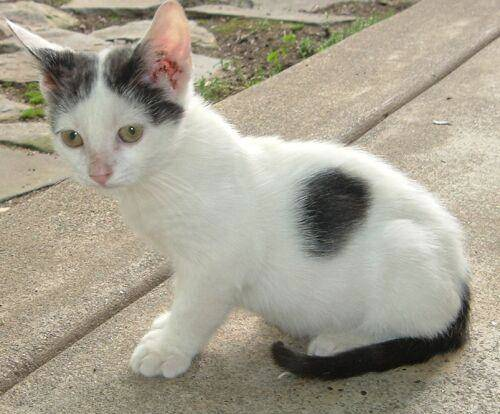
#> input picture 资料/cat.jpg, 500 x 414 px, found by its file name
$ jupyter execute '1.直方图.ipynb'
#> lines starting #> are read from the running program, lines starting #| are printed output that depends on the picture
[cell 1]
import matplotlib.pyplot as plt
import cv2 as cv

[cell 2]
img=cv.imread('/Users/lixuecheng/Downloads/OpenCV/代码+资料/第2-7章notebook课件/图像操作/cat.jpg',0)
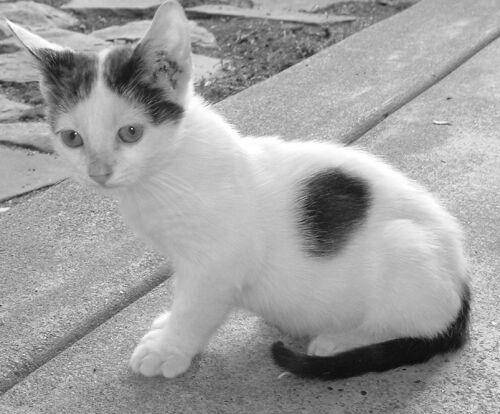
#> img: shape (414, 500); min 0, max 255, mean 159.9

'''
cv.calcHist([img],[0],None,[256],[0,256])
[img]代表原图像
[0]表示色彩通道
None表示对整个区域进行绘制直方图
[256]代表BIN的数目
[0,256]代表像素值的范围
'''
hinst=cv.calcHist([img],[0],None,[256],[0,256])
#> hinst = 256 values, max 3659 at index 179, min 0 at index 1, mean 808.6
plt.figure(dpi=100)
#plt.hist()：直方图，一种特殊的柱状图。
plt.hist(img.ravel(),256)
plt.show()
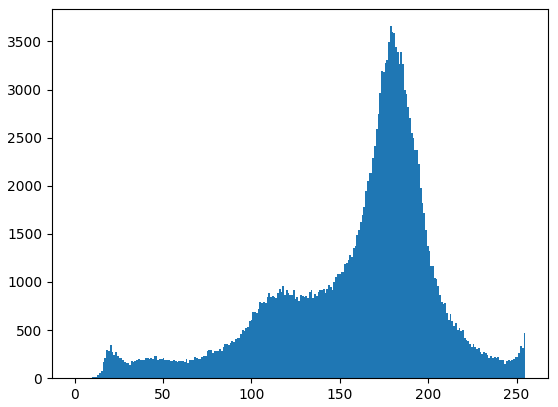
#> figure drawn by matplotlib, 1 panel; tallest bar 3659 high, from x = 178.3 to 179.3

[cell 3]
#显示多色值要使用原来的彩色图像
img_orign=cv.imread('/Users/lixuecheng/Downloads/OpenCV/代码+资料/第2-7章notebook课件/图像操作/cat.jpg')
#> img_orign is the input picture: shape (414, 500, 3); mean B, G, R 144.3, 159.9, 165.9
color=('b','g','r')

#enumerate() 函数用于将一个可遍历的数据对象
for i,col in enumerate(color):
    hinst=cv.calcHist([img_orign],[i],None,[255],[0,256])
    plt.plot(hinst,color=col)
    plt.xlim([0,256])#限制x轴的范围为0-256
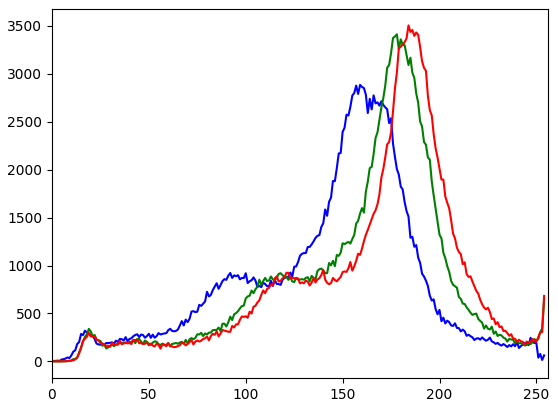
#> figure drawn by matplotlib, 1 panel; curve peaks at x = 159, y = 2884; curve peaks at x = 178, y = 3412; curve peaks at x = 184, y = 3505

$ run again, with 资料/clahe.jpg copied over 资料/cat.jpg
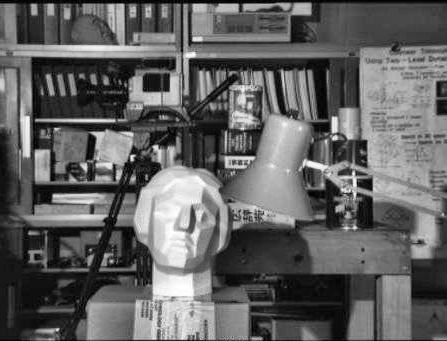
#> input picture 资料/clahe.jpg, 447 x 341 px, found by its file name
#> img is the input picture: shape (341, 447); min 0, max 255, mean 97.8
#> hinst = 256 values, max 1584 at index 23, min 45 at index 253, mean 595.4
#> `plt.show()`:
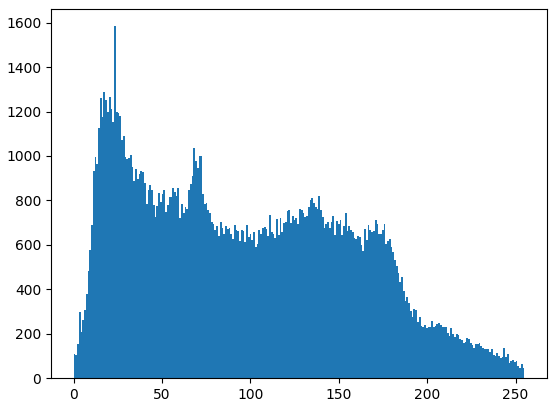
#> figure drawn by matplotlib, 1 panel; tallest bar 1584 high, from x = 22.91 to 23.91
#> `[cell 3] #显示多色值要使用原来的彩色图像 img_orign=cv.imread('/Users/lixuecheng/Downl..`:
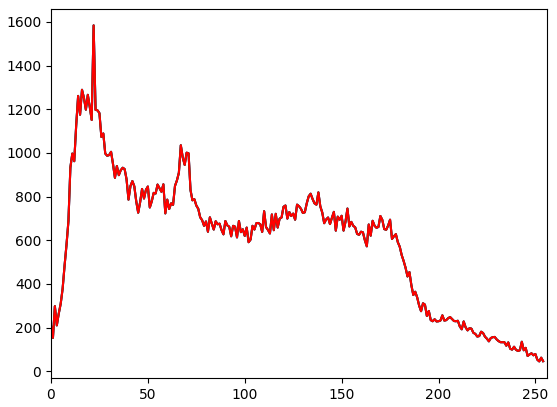
#> figure drawn by matplotlib, 1 panel; curve peaks at x = 22, y = 1584; curve peaks at x = 22, y = 1584; curve peaks at x = 22, y = 1584

$ run again, with 资料/dog.jpg copied over 资料/cat.jpg
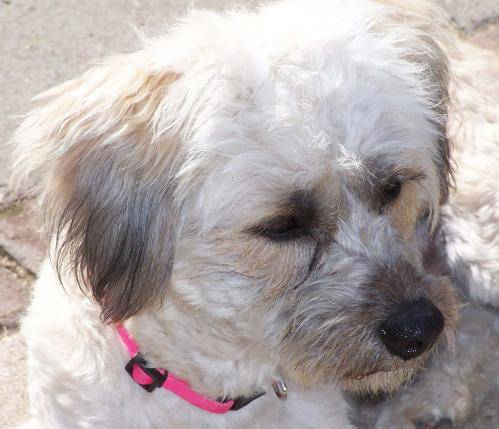
#> input picture 资料/dog.jpg, 499 x 429 px, found by its file name
#> `img=cv.imread('/Users/lixuecheng/Downloads/OpenCV/代码+资料/第2-7章notebook课..`:
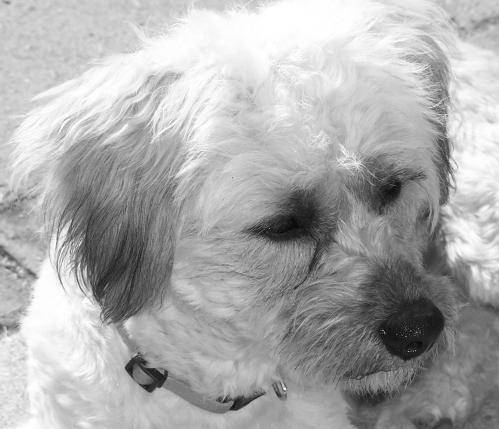
#> img: shape (429, 499); min 0, max 255, mean 172.5
#> hinst = 256 values, max 2437 at index 253, min 1 at index 1, mean 836.2
#> img_orign is the input picture: shape (429, 499, 3); mean B, G, R 169.1, 169.9, 178.9
#> `[cell 3] #显示多色值要使用原来的彩色图像 img_orign=cv.imread('/Users/lixuecheng/Downl..`:
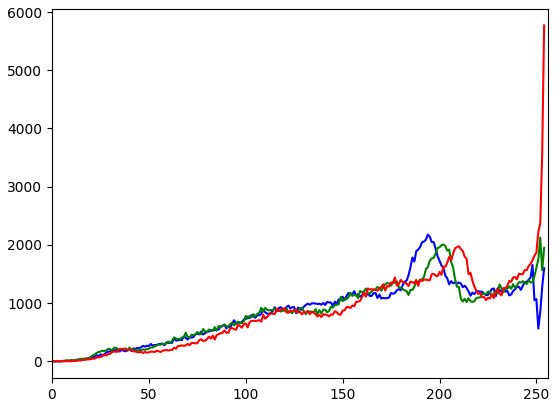
#> figure drawn by matplotlib, 1 panel; curve peaks at x = 194, y = 2179; curve peaks at x = 252, y = 2127; curve peaks at x = 254, y = 5770

$ run again, with 资料/lena头像.jpg copied over 资料/cat.jpg
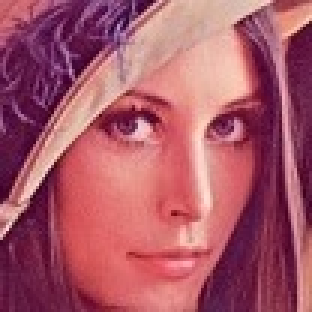
#> input picture 资料/lena头像.jpg, 104 x 104 px, found by its file name (shown 3 times larger)
#> `img=cv.imread('/Users/lixuecheng/Downloads/OpenCV/代码+资料/第2-7章notebook课..`:
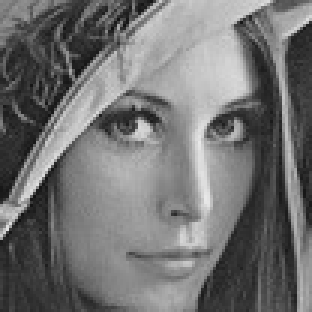
#> img: shape (104, 104) (shown 3 times larger); min 16, max 232, mean 113.8
#> hinst = 256 values, max 127 at index 47, min 0 at index 0, mean 42.25
#> img_orign is the input picture: shape (104, 104, 3); mean B, G, R 103.6, 87.7, 169.1
#> `[cell 3] #显示多色值要使用原来的彩色图像 img_orign=cv.imread('/Users/lixuecheng/Downl..`:
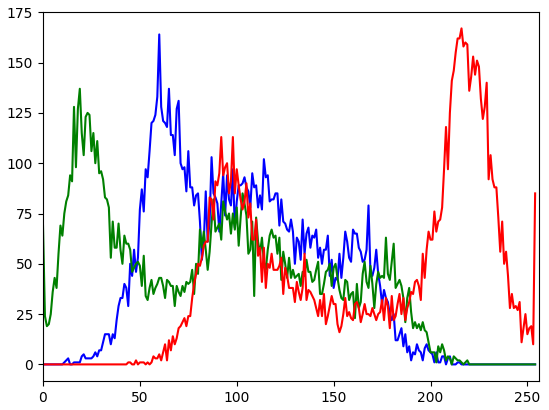
#> figure drawn by matplotlib, 1 panel; curve peaks at x = 60, y = 164; curve peaks at x = 19, y = 137; curve peaks at x = 216, y = 167
